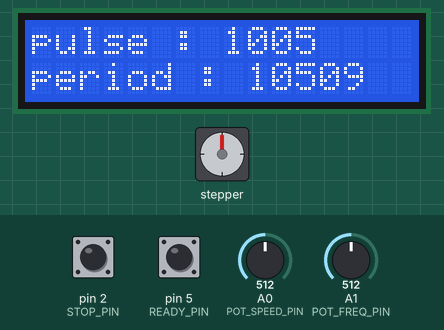
This sketch was run on a simulated Arduino Uno, built with avr-gcc and run on an emulated ATmega328P. Parts: stepper motor, 16×2 character LCD. Wiring (inferred from the names in the program): stepper motor driver (200 steps per turn assumed): step pin 7; direction pin 6. The test bench sets the inputs (shaded band); at power-on: pin 5 (READY_PIN) HIGH, pin 2 (STOP_PIN) HIGH, A0 (POT_SPEED_PIN) = 512, A1 (POT_FREQ_PIN) = 512.

Above: at 3.2 s.
3.3 s: pin 5 (READY_PIN) pulled LOW for 0.25 s
At 3.94 s:
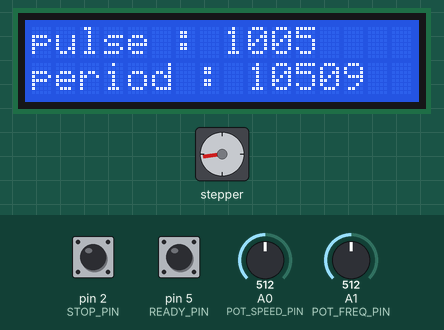
6.2 s: pin 2 (STOP_PIN) pulled LOW for 0.25 s
7.9 s: pin 5 (READY_PIN) pulled LOW for 1 s
At 8.15 s:
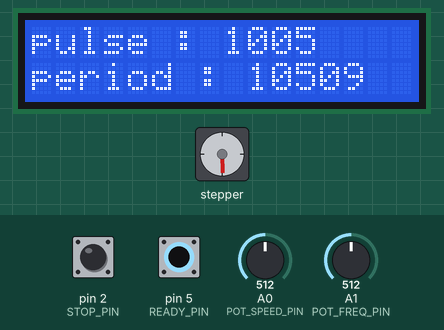
11.0 s: A0 (POT_SPEED_PIN) set to 716
14.0 s: pin 2 (STOP_PIN) pulled LOW for 1 s
At 15.0 s:
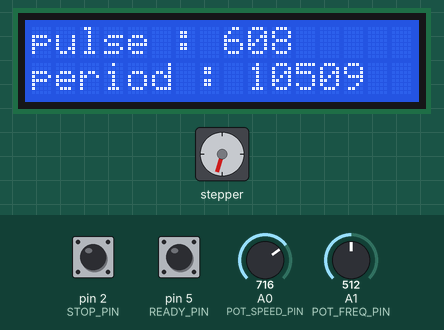
16.5 s: A1 (POT_FREQ_PIN) set to 716
At 17.0 s:
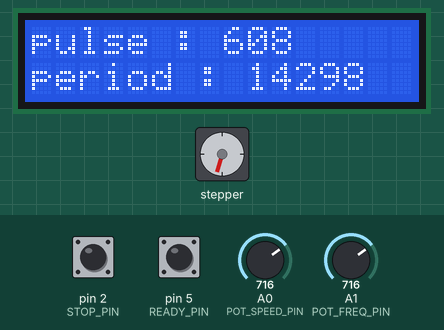
Timing chart, 0 to 19.1 s (numbered marks = the images above; inputs shaded):
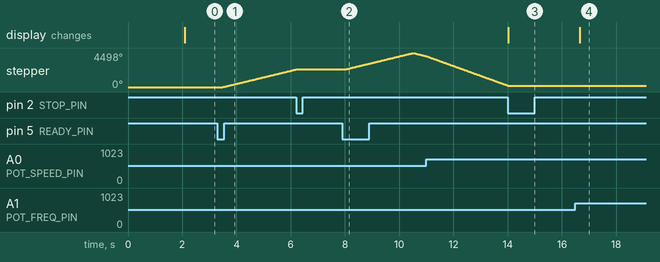

The sketch:

arduino_src.ino
```cpp
#include "include/board.h"
#include "include/LiquidCrystal_I2C.h"

Board::Controller control;

#ifdef DISPLAY_LCD
  LiquidCrystal_I2C lcd(0x27, 16, 2);

#endif

bool interrupt = false;

void setup()
{
    Serial.begin(DEBUG_BAUDRATE);
    control.begin();
    pinMode(READY_PIN, INPUT_PULLUP);
    pinMode(STOP_PIN, INPUT_PULLUP);
    attachInterrupt(digitalPinToInterrupt(STOP_PIN), Stop, FALLING);
    Stop();

    #ifdef DISPLAY_LCD
      lcd.begin();
      lcd.backlight();
      lcd.clear();
    #endif

    #ifdef START_DIRECTION_CLOCKWISE
      #ifndef START_DIRECTION_ANTICLOCKWISE
      control.setDirection(control.eClockWise);
      #endif
    #endif

    #ifdef START_DIRECTION_ANTICLOCKWISE
      #ifndef START_DIRECTION_CLOCKWISE
      control.setDirection(control.eAntiClockWise);
      #endif
    #endif

    #ifdef TEST_STEP
        control.TEST();
    #endif
}

void Stop()
{
  interrupt = true;
}

void loop()
{

  /// FREQ : nbr rotation = m/s
          unsigned long period_cycle =  map(analogRead(POT_FREQ_PIN), MIN_ANALOG_READ,
              MAX_ANALOG_READ, MIN_PERIOD_CYCLE, MAX_PERIOD_CYCLE);

          unsigned long pulse_cycle =  map( analogRead(POT_SPEED_PIN), MIN_ANALOG_READ,
              MAX_ANALOG_READ, MAX_PERIOD_PULSE, MIN_PERIOD_PULSE);

    if (interrupt)
    {
      while ( digitalRead(READY_PIN))
      {
        #ifdef DISPLAY_LCD
          /// FREQ : nbr rotation = m/s
          period_cycle =  map(analogRead(POT_FREQ_PIN), MIN_ANALOG_READ,
              MAX_ANALOG_READ, MIN_PERIOD_CYCLE, MAX_PERIOD_CYCLE);

          pulse_cycle =  map( analogRead(POT_SPEED_PIN), MIN_ANALOG_READ,
              MAX_ANALOG_READ, MAX_PERIOD_PULSE, MIN_PERIOD_PULSE);
          static unsigned long last_period_cycle = 0;
          static unsigned long last_pulse_cycle = 0;

          if ( abs(pulse_cycle - last_pulse_cycle) >= 2 ||  (period_cycle - last_period_cycle) >= 2 )
          {

            last_period_cycle = period_cycle;
            last_pulse_cycle = pulse_cycle ;
            lcd.clear();
            lcd.setCursor(0, 0);
            lcd.print("pulse : " + (String)  pulse_cycle);
            lcd.setCursor(0, 1);
            lcd.print("period : " + (String) period_cycle);
          }
          delay(200);
        #endif
      }

      interrupt = false;

      }

    control.changePeriodCycle(period_cycle);

    control.changeDutyCycle(pulse_cycle); // no block
    #ifdef DEBUG_PRINTS
        Serial.println("[INFO] Tick");
    #endif

}
```

board.h
```cpp
#ifndef BOARD_H
#define BOARD_H
#include "Arduino.h"

#define STARTUP_DELAY 2000

//#define DEBUG_PRINTS //would disable comments when you need debug with serial monitor
#define DEBUG_BAUDRATE 9600

#define POT_SPEED_PIN A0 // used for speed variation
#define POT_FREQ_PIN A1

#define DRIVER_PUL_PIN 7
#define DRIVER_DIR_PIN 6

#define READY_PIN 5
#define STOP_PIN 2

// analog input arduino [0->1023]
#define MIN_ANALOG_READ 0
#define MAX_ANALOG_READ 1023

// max period for stepper
#define MIN_PERIOD_PULSE 10
#define MAX_PERIOD_PULSE 2000

// Cycle in m/s
#define MIN_PERIOD_CYCLE 1000
#define MAX_PERIOD_CYCLE 20000


// for testing
//#define TEST_STEP
//#define TEST_DIRECTION_CLOCKWISE
#define TEST_DIRECTION_ANTICLOCKWISE

//direction start
#define START_DIRECTION_CLOCKWISE
//#define START_DIRECTION_ANTICLOCKWISE

#define DISPLAY_LCD

namespace Board
{


class Controller
{

public:

    enum Direction
    {
        eAntiClockWise = 0,
        eClockWise = 1
    };

    enum PulseState
    {
        eReady = 0,
        eLOW = 1,
        eHIGH = 2,
        eError = 3
    };


    Controller(void);
    void begin() const ;
    /*
     *
     *
     */
    void setDirection(const Direction &dir)  ;

    /*
     * @brief change duty
     * @param periodPulse : value [., . ]
     *
     */

    void changeDutyCycle(const unsigned long& period_pulse);
    /*
     * @brief this is for changing period cycle
     * @param period : period in [m/s]
     */
    void changePeriodCycle(const unsigned long& period_cycle) ;


    void TEST() const ;

    inline unsigned long getPulsePeriod(){return pulseDelayPeriod_;}
    inline unsigned long getCyclePeriod(){return cyclePeriod_;}


private:

    bool getTimer();

    unsigned long pulseDelayPeriod_ = 50;
    unsigned long cyclePeriod_ = 500;
    bool finish_period_process_ = false;

    Board::Controller::PulseState state_ = Board::Controller::PulseState::eReady ;
    Board::Controller::Direction progress_direction_;
};


}

#endif
```

board.cpp
```cpp
#include "../include/board.h"


// Constructor
Board::Controller::Controller() {
  // Empty constructor
}

void Board::Controller::begin() const
{
    pinMode(DRIVER_DIR_PIN, OUTPUT);
    pinMode(DRIVER_PUL_PIN, OUTPUT);


    delay(STARTUP_DELAY);
    #ifdef DEBUG_PRINTS
        Serial.println("\n [respirator Starting]\n");
    #endif

}

void Board::Controller::setDirection(const Direction& dir)
{
    digitalWrite(DRIVER_DIR_PIN, dir);
    delayMicroseconds(2);
    progress_direction_ = dir;
    #ifdef DEBUG_PRINTS
        Serial.println("\n Direction Changed \n");
    #endif
}


bool Board::Controller::getTimer()
{
    static unsigned long previousMicros_ = 0;     // will store last time
    unsigned long currentMicros = micros();

    if (abs(currentMicros - previousMicros_) >= pulseDelayPeriod_)
    {
        // save the last time you blinked the LED
        previousMicros_ = currentMicros;
        #ifdef DEBUG_PRINTS
            Serial.println("[INFO] period passed !");
        #endif
        return true ;
    }
    else
    {
      #ifdef DEBUG_PRINTS
   //      Serial.println("[INFO] timer is ", (String)h );
      #endif

      return false;
    }
}

void Board::Controller::changeDutyCycle(const unsigned long& period_cycle )
{
    pulseDelayPeriod_ = period_cycle;
    finish_period_process_ = getTimer();
    switch (state_)
    {
    case Board::Controller::PulseState::eReady :
    {
        digitalWrite(DRIVER_PUL_PIN, HIGH);
        state_ = Board::Controller::PulseState::eHIGH;
        break;
    }
    case Board::Controller::PulseState::eHIGH :
    {
        if (finish_period_process_)
        {
            digitalWrite(DRIVER_PUL_PIN, LOW);
            state_ = Board::Controller::PulseState::eLOW;

        }
        break;

    }
    case Board::Controller::PulseState::eLOW :
    {
        if (finish_period_process_)
        {
            digitalWrite(DRIVER_PUL_PIN, HIGH);
            state_ = Board::Controller::PulseState::eHIGH;

        }
        break;
    }
    default:
    {
        state_ = Board::Controller::PulseState::eError;
        #ifdef DEBUG_PRINTS
            Serial.println("[WARN] default Sate called");
        #endif
        break;

    }
    }

    #ifdef DEBUG_PRINTS
        //Serial.println("StatePul is ", state_);
    #endif

}

void Board::Controller::changePeriodCycle(const unsigned long& period_pulse)
{
    cyclePeriod_ = period_pulse ;
    static unsigned long previousMillis_ = 0;     // will store last time
    unsigned long currentMillis = millis();

    if (abs(currentMillis - previousMillis_) >= cyclePeriod_)
    {
        previousMillis_ = currentMillis;
        if (progress_direction_ == Board::Controller::Direction::eClockWise)
            Board::Controller::setDirection(Board::Controller::Direction::eAntiClockWise);
        else if (progress_direction_ == Board::Controller::Direction::eAntiClockWise)
            Board::Controller::setDirection(Board::Controller::Direction::eClockWise);
    }

}

void Board::Controller::TEST() const
{
    while (1)
    {
      #ifdef TEST_DIRECTION_CLOCKWISE
        #ifndef TEST_DIRECTION_ANTICLOCKWISE
        Board::Controller::setDirection(Board::Controller::Direction::eClockWise);
        digitalWrite(DRIVER_PUL_PIN, HIGH);
        delayMicroseconds(50);
        digitalWrite(DRIVER_PUL_PIN, LOW);
        delayMicroseconds(50);
        #endif
      #endif

      #ifdef TEST_DIRECTION_ANTICLOCKWISE
        #ifndef TEST_DIRECTION_CLOCKWISE
            Board::Controller::setDirection(Board::Controller::Direction::eAntiClockWise);
            digitalWrite(DRIVER_PUL_PIN, HIGH);
            delayMicroseconds(50);
            digitalWrite(DRIVER_PUL_PIN, LOW);
            delayMicroseconds(50);
        #endif
      #endif

        #ifdef DEBUG_PRINTS
            Serial.println("\n*** TickTEST ***\n");
        #endif

    }
}
```

Measured:
- after the input at 3.3 s, stepper: keeps turning clockwise at about 865°/s, starting after 0.20 s
- after the input at 7.9 s, stepper: turns 2162° clockwise in 2.5 s, then 403° counter-clockwise in 0.46 s
- after the input at 14.0 s, the display: changes at once (image 3)
- after the input at 16.5 s, the display: changes after 0.16 s (image 4)
